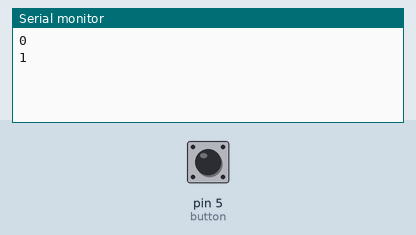
Recording of a sketch running on a simulated Arduino Uno, built with avr-gcc and run on an emulated ATmega328P. Shown: the last lines printed to the serial monitor. Inputs (shaded band) come from the test bench; at power-on: pin 5 (button) HIGH.

Above: at 1.2 s.
1.3 s: pin 5 (button) pulled LOW for 0.15 s
At 2.6 s:
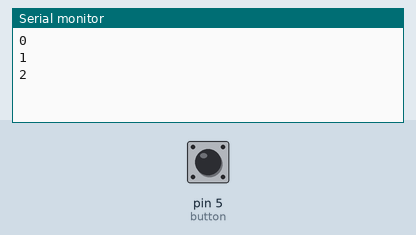
2.9 s: pin 5 (button) pulled LOW for 1 s
At 5.1 s:
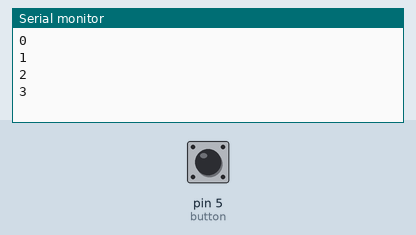
5.4 s: pin 5 (button) pulled LOW for 0.15 s
At 7.0 s:
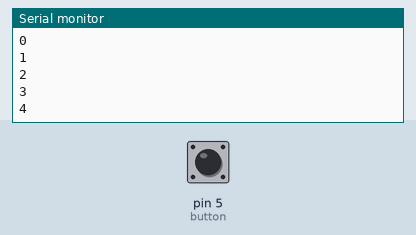
Timing chart, 0 to 8.5 s (numbered marks = the images above; inputs shaded):
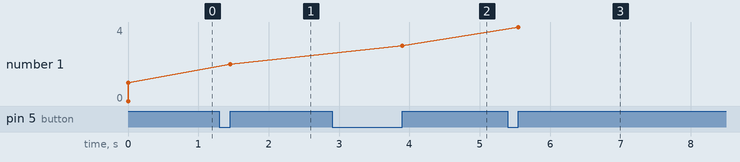

Measured:
- after the input at 1.3 s, the serial monitor: prints a new line after 0.15 s (image 1)
- after the input at 2.9 s, the serial monitor: prints a new line after 1.0 s (image 2)
- after the input at 5.4 s, the serial monitor: prints a new line after 0.15 s (image 3)
- plotted number 1: 1 → 2 after the input at 1.3 s, 2 → 3 after the input at 2.9 s, 3 → 4 after the input at 5.4 s

The sketch:

contor.ino
```cpp
const int button= 5;
int buttonstate = 0;
int i= 0;
void setup() {
 pinMode(5, INPUT_PULLUP);
 Serial.begin (9600);
 Serial.println(0);
}

void loop(){
if (digitalRead(button)> buttonstate){
  buttonstate = 1;
  i++;
  Serial.println(i);
  }
if (digitalRead(button)==0){
  buttonstate = 0;
  }

}
```
